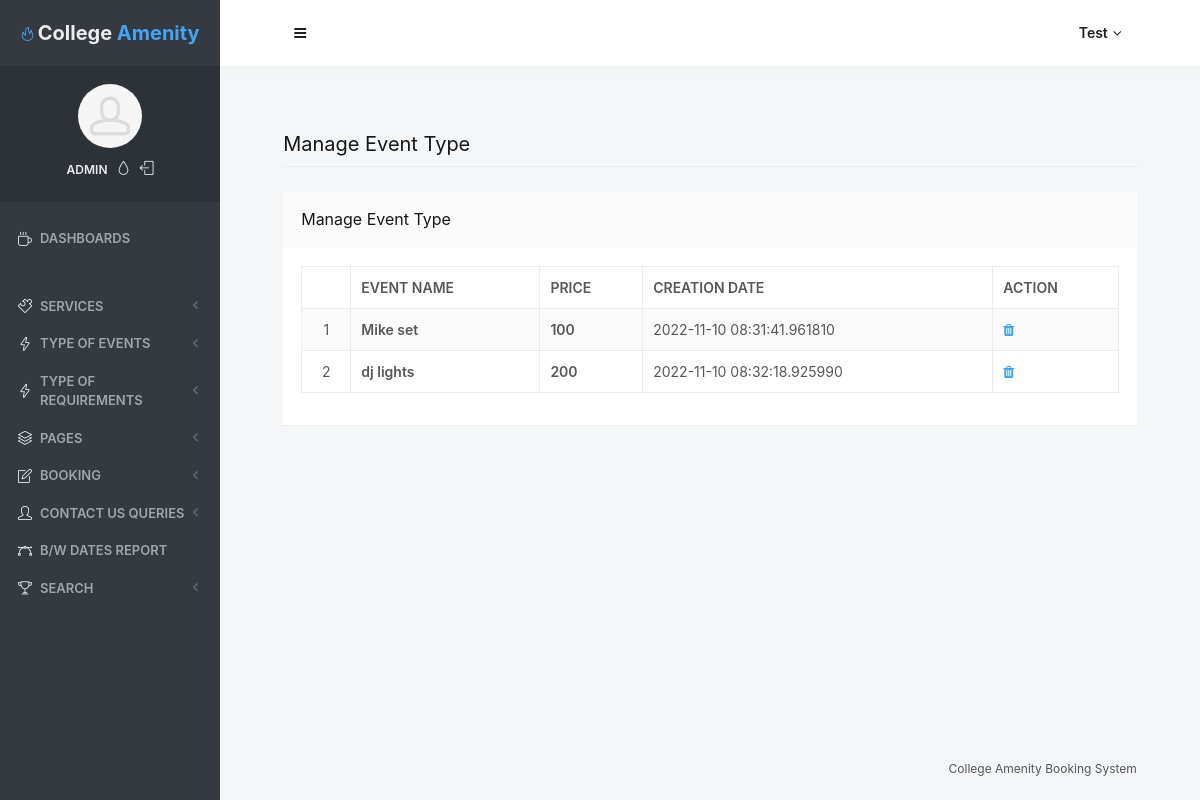
Page /admin/manage-req.php (signed in) on the committed database.
### tables this page shows
CREATE TABLE IF NOT EXISTS `tblrequirement` (
  `ID` int(100) NOT NULL AUTO_INCREMENT,
  `Requirement` varchar(120) DEFAULT NULL,
  `ReqPrice` int(100) NOT NULL,
  `CreationDate` timestamp(6) NOT NULL DEFAULT CURRENT_TIMESTAMP(6),
  PRIMARY KEY (`ID`),
  KEY `Requirement` (`Requirement`)
);

### admin/manage-req.php (the view, shortened to what this page needs)
<?php
include('includes/dbconnection.php');
if (strlen($_SESSION['odmsaid']==0)) {
  header('location:logout.php');
  } else{
  ?>
<!doctype html>
<html lang="en" class="no-focus">
    <head>
        <link rel="stylesheet" href="assets/js/plugins/datatables/dataTables.bootstrap4.min.css">
        <link rel="stylesheet" id="css-main" href="assets/css/codebase.min.css">
    </head>
    <body>
        <div id="page-container" class="sidebar-o sidebar-inverse side-scroll page-header-fixed main-content-narrow">
           <?php include_once('includes/sidebar.php');?>
          <?php include_once('includes/header.php');?>
            <main id="main-container">
                <div class="content">
                    <h2 class="content-heading">Manage Event Type</h2>
                    <div class="block">
                        <div class="block-header block-header-default">
                            <h3 class="block-title">Manage Event Type</h3>
                        </div>
                        <div class="block-content block-content-full">
                            <table class="table table-bordered table-striped table-vcenter js-dataTable-full-pagination">
                                <thead>
                                    <tr>
                                        <th class="text-center"></th>
                                        <th>Event Name</th>
                                        <th class="d-none d-sm-table-cell">Price</th>
                                        <th class="d-none d-sm-table-cell">Creation Date</th>
                                        <th class="d-none d-sm-table-cell" >Action</th>
                                       </tr>
                                </thead>
                                <tbody>
                                    <?php
$sql="SELECT * from tblrequirement";
$query = $dbh -> prepare($sql);
$query->execute();
$results=$query->fetchAll(PDO::FETCH_OBJ);
$cnt=1;
if($query->rowCount() > 0)
{
foreach($results as $row)
{               ?>
                                    <tr>
                                        <td class="text-center"><?php echo htmlentities($cnt);?></td>
                                        <td class="font-w600"><?php  echo htmlentities($row->Requirement);?></td>
										<td class="font-w600"><?php  echo htmlentities($row->ReqPrice);?></td>
                                        <td class="d-none d-sm-table-cell"><?php  echo htmlentities($row->CreationDate);?></td>
                                         <td class="d-none d-sm-table-cell"><a href="manage-req.php?delid=<?php echo ($row->ID);?>" onclick="return confirm('Do you really want to Delete ?');"><i class="fa fa-trash fa-delete" aria-hidden="true"></i></a></td>
                                    </tr>
                                    <?php $cnt=$cnt+1;}} ?>
                                </tbody>
                            </table>
                        </div>
                    </div>
                </div>
            </main>
           <?php include_once('includes/footer.php');?>
        </div>
    </body>
</html>
<?php }  ?>

### admin/includes/sidebar.php (shortened to what this page needs)
     <?php
include('includes/dbconnection.php');
if (strlen($_SESSION['odmsaid']==0)) {
  header('location:logout.php');
  } else{
  ?>
   <nav id="sidebar">
                <div id="sidebar-scroll">
                    <div class="sidebar-content">
                        <div class="content-header content-header-fullrow px-15">
                            <div class="content-header-section text-center align-parent sidebar-mini-hidden">
                                <div class="content-header-item">
                                    <a class="link-effect font-w700" href="dashboard.php">
                                        <i class="si si-fire text-primary"></i>
                                        <span class="font-size-xl text-dual-primary-dark"> College </span><span class="font-size-xl text-primary">Amenity</span>
                                    </a>
                                </div>
                            </div>
                        </div>
                        <div class="content-side content-side-full content-side-user px-10 align-parent">
                            <div class="sidebar-mini-hidden-b text-center">
                                <a class="img-link" href="be_pages_generic_profile.html">
                                    <img class="img-avatar" src="assets/img/avatars/avatar15.jpg" alt="">
                                </a>
                                <ul class="list-inline mt-10">
                                    <?php
$aid=$_SESSION['odmsaid'];
$sql="SELECT UserName from  tbladmin where ID=:aid";
$query = $dbh -> prepare($sql);
$query->bindParam(':aid',$aid,PDO::PARAM_STR);
$query->execute();
$results=$query->fetchAll(PDO::FETCH_OBJ);
$cnt=1;
if($query->rowCount() > 0)
{
foreach($results as $row)
{               ?>
                                    <li class="list-inline-item">
                                        <a class="link-effect text-dual-primary-dark font-size-xs font-w600 text-uppercase" href="admin-profile.php"><?php  echo $row->UserName;?></a>
                                    </li><?php $cnt=$cnt+1;}} ?>
                                    <li class="list-inline-item">
                                        <a class="link-effect text-dual-primary-dark" data-toggle="layout" data-action="sidebar_style_inverse_toggle" href="admin-profile.php">
                                            <i class="si si-drop"></i>
                                        </a>
                                    </li>
                                    <li class="list-inline-item">
                                        <a class="link-effect text-dual-primary-dark" href="logout.php">
                                            <i class="si si-logout"></i>
                                        </a>
                                    </li>
                                </ul>
                            </div>
                        </div>
                        <div class="content-side content-side-full">
                            <ul class="nav-main">
                                <li class="open">
                                    <a href="dashboard.php"><i class="si si-cup"></i><span class="sidebar-mini-hide">Dashboards</span></a>
                                </li>
                                <li class="nav-main-heading"><span class="sidebar-mini-visible">UI</span><span class="sidebar-mini-hidden"></span></li>
                                <li>
                                    <a class="nav-submenu" data-toggle="nav-submenu"><i class="si si-puzzle"></i><span class="sidebar-mini-hide"></span> Services</a>
                                </li>
                                <li>
                                    <a class="nav-submenu" data-toggle="nav-submenu" href="#"><i class="si si-energy"></i><span class="sidebar-mini-hide">Type of Events</span></a>
                                </li>
								<li>
                                    <a class="nav-submenu" data-toggle="nav-submenu" href="#"><i class="si si-energy"></i><span class="sidebar-mini-hide">Type of Requirements</span></a>
                                </li>
                                <li>
                                    <a class="nav-submenu" data-toggle="nav-submenu" href="#"><i class="si si-layers"></i><span class="sidebar-mini-hide">Pages</span></a>
                                </li>
                                <li>
                                    <a class="nav-submenu" data-toggle="nav-submenu" href="#"><i class="si si-note"></i><span class="sidebar-mini-hide">Booking</span></a>
                                </li>
                                <li>
                                    <a class="nav-submenu" data-toggle="nav-submenu" href="#"><i class="si si-user"></i><span class="sidebar-mini-hide">Contact Us Queries</span></a>
                                </li>
                                <li>
                                    <a  href="between-dates-report.php"><i class="si si-vector"></i><span class="sidebar-mini-hide">B/w Dates Report</span></a>
                                </li>
                                <li>
                                    <a class="nav-submenu" data-toggle="nav-submenu" href="#"><i class="si si-trophy"></i><span class="sidebar-mini-hide">Search</span></a>
                                </li>
                            </ul>
                        </div>
                    </div>
                </div>
            </nav>
           <?php }  ?>

### admin/includes/header.php (shortened to what this page needs)
   <?php
include('includes/dbconnection.php');
if (strlen($_SESSION['odmsaid']==0)) {
  header('location:logout.php');
  } else{
  ?>
            <header id="page-header">
                <div class="content-header">
                    <div class="content-header-section">
                        <button type="button" class="btn btn-circle btn-dual-secondary" data-toggle="layout" data-action="sidebar_toggle">
                            <i class="fa fa-navicon"></i>
                        </button>
                    </div>
                    <div class="content-header-section">
                        <div class="btn-group" role="group">
                            <?php
$aid=$_SESSION['odmsaid'];
$sql="SELECT AdminName from  tbladmin where ID=:aid";
$query = $dbh -> prepare($sql);
$query->bindParam(':aid',$aid,PDO::PARAM_STR);
$query->execute();
$results=$query->fetchAll(PDO::FETCH_OBJ);
$cnt=1;
if($query->rowCount() > 0)
{
foreach($results as $row)
{               ?>
                            <button type="button" class="btn btn-rounded btn-dual-secondary" id="page-header-user-dropdown" data-toggle="dropdown" aria-haspopup="true" aria-expanded="false">
                                <?php  echo $row->AdminName;?><i class="fa fa-angle-down ml-5"></i>
                            </button>
                            <?php $cnt=$cnt+1;}} ?>
                        </div>
                    </div>
                </div>
            </header>
            <?php }  ?>

### rows in the picture
tblrequirement: Requirement "Mike set", ReqPrice "100", CreationDate "2022-11-10 08:31:41.961810"
tblrequirement: Requirement "dj lights", ReqPrice "200", CreationDate "2022-11-10 08:32:18.925990"

### other values in the picture
$row->UserName "ADMIN"
$row->AdminName "Test"
